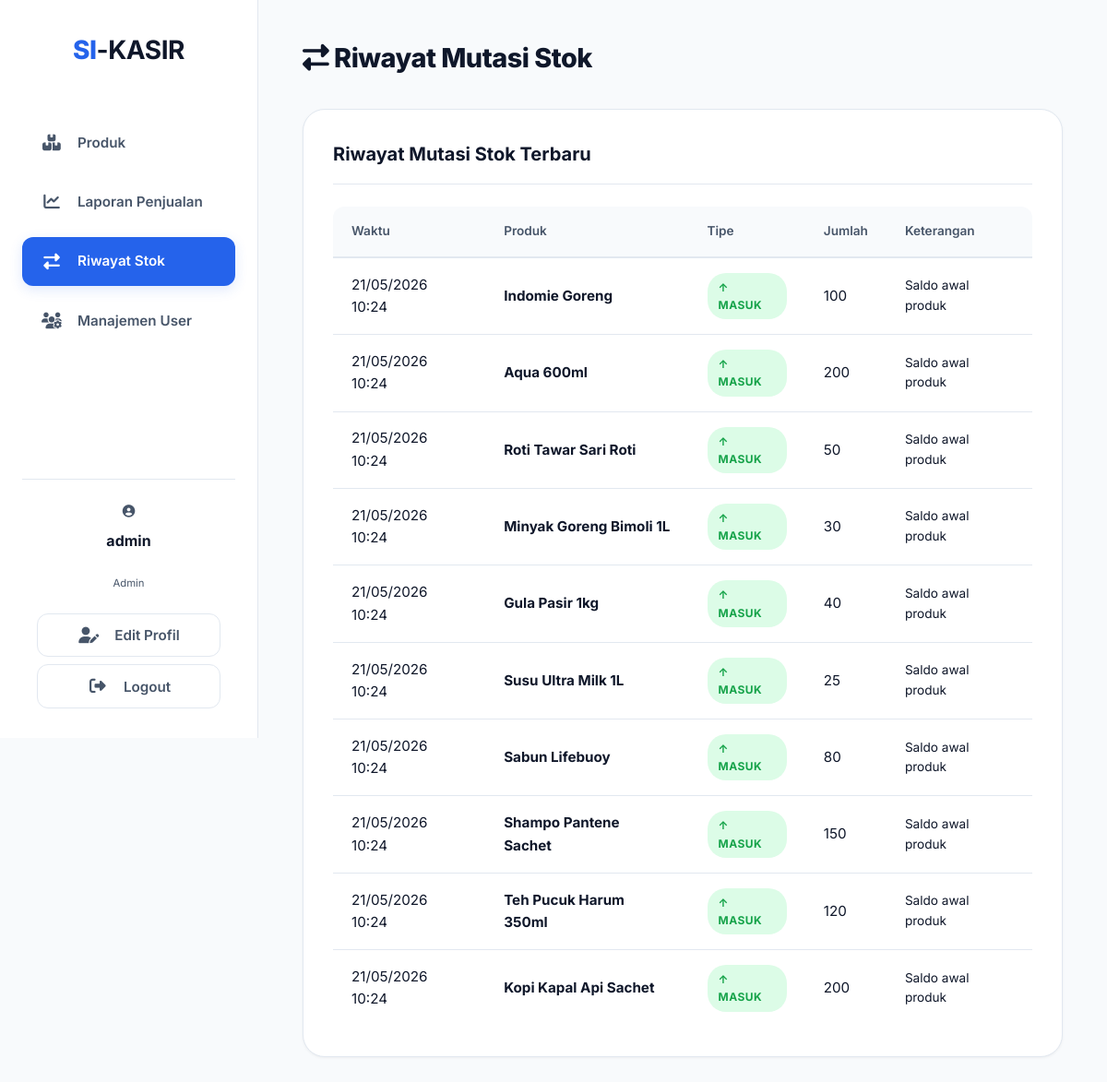
/modules/laporan/riwayat_stok.php (signed in), run on the app's committed database.
### tables this page shows
CREATE TABLE t_log_stok (
    id_log      INT                     NOT NULL AUTO_INCREMENT,
    id_produk   INT                     NOT NULL,
    jumlah      INT                     NOT NULL,
    tipe        ENUM('Masuk','Keluar')  NOT NULL,
    keterangan  VARCHAR(255),
    waktu_log   TIMESTAMP               NOT NULL DEFAULT CURRENT_TIMESTAMP,
    PRIMARY KEY (id_log),
    CONSTRAINT fk_log_produk
        FOREIGN KEY (id_produk) REFERENCES m_produk(id_produk)
        ON UPDATE CASCADE ON DELETE RESTRICT
);

CREATE TABLE m_produk (
    id_produk   INT             NOT NULL AUTO_INCREMENT,
    nama_produk VARCHAR(100)    NOT NULL,
    harga_jual  DECIMAL(10,2)   NOT NULL,
    stok        INT             NOT NULL DEFAULT 0,
    PRIMARY KEY (id_produk)
);

### modules/laporan/riwayat_stok.php (the view, shortened to what this page needs)
<?php
require_once __DIR__ . '/../../config/database.php';
$page = isset($_GET['page']) ? intval($_GET['page']) : 1;
$limit = 10;
$offset = ($page - 1) * $limit;
$stmt = $pdo->query("
    SELECT l.*, p.nama_produk
    FROM t_log_stok l
    INNER JOIN m_produk p ON l.id_produk = p.id_produk
    ORDER BY l.waktu_log DESC
    LIMIT $limit OFFSET $offset
");
$mutasiStok = $stmt->fetchAll();
require_once __DIR__ . '/../../includes/header.php';
?>
<h2 style="margin-bottom:24px;font-weight:800;"><i class="fas fa-exchange-alt"></i> Riwayat Mutasi Stok</h2>
<div class="card">
    <div class="card-header">Riwayat Mutasi Stok Terbaru</div>
    <table>
        <thead>
            <tr>
                <th>Waktu</th>
                <th>Produk</th>
                <th>Tipe</th>
                <th>Jumlah</th>
                <th>Keterangan</th>
            </tr>
        </thead>
        <tbody>
            <?php if (empty($mutasiStok)): ?>
                <tr>
                    <td colspan="5" style="text-align:center;color:var(--text-muted);padding:40px;">Belum ada data mutasi.
                    </td>
                </tr>
            <?php else:
                foreach ($mutasiStok as $m): ?>
                    <tr>
                        <td><?= date('d/m/Y H:i', strtotime($m['waktu_log'])) ?></td>
                        <td><strong><?= htmlspecialchars($m['nama_produk']) ?></strong></td>
                        <td>
                            <?php if ($m['tipe'] === 'Masuk'): ?>
                                <span class="badge badge-success">↑ Masuk</span>
                            <?php else: ?>
                                <span class="badge badge-danger">↓ Keluar</span>
                            <?php endif; ?>
                        </td>
                        <td><?= $m['jumlah'] ?></td>
                        <td style="color:var(--text-muted);font-size:0.85rem;"><?= htmlspecialchars($m['keterangan'] ?? '-') ?>
                        </td>
                    </tr>
                <?php endforeach; endif; ?>
        </tbody>
    </table>
</div>
<?php require_once __DIR__ . '/../../includes/footer.php'; ?>

### assets/css/style.css (style rules this page uses)
:root { --bg-primary: #F8FAFC; --bg-surface: #FFFFFF; --accent: #2563EB; --accent-hover: #1D4ED8; --accent-glow: rgba(37, 99, 235, 0.15); --success: #16A34A; --success-hover: #15803D; --danger: #DC2626; --danger-hover: #B91C1C; --warning: #F59E0B; --text-primary: #0F172A; --text-secondary: #475569; --border: #E2E8F0; --radius-sm: 8px; --radius-md: 12px; --radius-lg: 16px; --radius-xl: 24px; --shadow-sm: 0 1px 3px rgba(0,0,0,0.05); --shadow-md: 0 4px 6px -1px rgba(0,0,0,0.05), 0 2px 4px -1px rgba(0,0,0,0.03); --shadow-lg: 0 10px 25px -5px rgba(0,0,0,0.05), 0 8px 10px -6px rgba(0,0,0,0.02); --shadow-hover: 0 20px 25px -5px rgba(0,0,0,0.05), 0 10px 10px -5px rgba(0,0,0,0.02); }
* { margin:0; padding:0; box-sizing:border-box; }
body { font-family: 'Inter', sans-serif; background: var(--bg-primary); color: var(--text-primary); min-height: 100vh; line-height: 1.6; -webkit-font-smoothing: antialiased; }
.main-content > h2 { font-size: 1.8rem; color: var(--text-primary); letter-spacing: -0.5px; margin-bottom: 32px !important; }
.card { background: var(--bg-surface); border: 1px solid var(--border); border-radius: var(--radius-xl); padding: 32px; box-shadow: var(--shadow-sm); margin-bottom: 32px; transition: box-shadow 0.3s ease; }
.card-header { font-size: 1.25rem; font-weight: 700; margin-bottom: 24px; display: flex; align-items: center; justify-content: space-between; color: var(--text-primary); border-bottom: 1px solid var(--border); padding-bottom: 16px; }
table { width: 100%; border-collapse: separate; border-spacing: 0; }
thead th { text-align: left; padding: 16px 20px; font-size: 0.85rem; font-weight: 600; color: var(--text-secondary); border-bottom: 2px solid var(--border); background: var(--bg-primary); }
thead th:first-child { border-top-left-radius: var(--radius-md); }
thead th:last-child { border-top-right-radius: var(--radius-md); }
tbody td, tfoot td { padding: 16px 20px; border-bottom: 1px solid var(--border); font-size: 0.95rem; color: var(--text-primary); vertical-align: middle; }
tbody tr { transition: background 0.2s ease; }
tbody tr:last-child td, tfoot tr:last-child td { border-bottom: none; }
.badge { display: inline-flex; align-items: center; padding: 6px 12px; border-radius: 20px; font-size: 0.75rem; font-weight: 700; text-transform: uppercase; letter-spacing: 0.5px; }
.badge-success { background: #DCFCE7; color: var(--success); }

### data on the page
t_log_stok: waktu_log "21/05/2026 10:24", id_produk.nama_produk "Indomie Goreng", tipe "↑ MASUK", jumlah "100", keterangan "Saldo awal produk"
t_log_stok: waktu_log "21/05/2026 10:24", id_produk.nama_produk "Aqua 600ml", tipe "↑ MASUK", jumlah "200", keterangan "Saldo awal produk"
t_log_stok: waktu_log "21/05/2026 10:24", id_produk.nama_produk "Roti Tawar Sari Roti", tipe "↑ MASUK", jumlah "50", keterangan "Saldo awal produk"
t_log_stok: waktu_log "21/05/2026 10:24", id_produk.nama_produk "Minyak Goreng Bimoli 1L", tipe "↑ MASUK", jumlah "30", keterangan "Saldo awal produk"
t_log_stok: waktu_log "21/05/2026 10:24", id_produk.nama_produk "Gula Pasir 1kg", tipe "↑ MASUK", jumlah "40", keterangan "Saldo awal produk"
t_log_stok: waktu_log "21/05/2026 10:24", id_produk.nama_produk "Susu Ultra Milk 1L", tipe "↑ MASUK", jumlah "25", keterangan "Saldo awal produk"
t_log_stok: waktu_log "21/05/2026 10:24", id_produk.nama_produk "Sabun Lifebuoy", tipe "↑ MASUK", jumlah "80", keterangan "Saldo awal produk"
t_log_stok: waktu_log "21/05/2026 10:24", id_produk.nama_produk "Shampo Pantene Sachet", tipe "↑ MASUK", jumlah "150", keterangan "Saldo awal produk"
t_log_stok: waktu_log "21/05/2026 10:24", id_produk.nama_produk "Teh Pucuk Harum 350ml", tipe "↑ MASUK", jumlah "120", keterangan "Saldo awal produk"
t_log_stok: waktu_log "21/05/2026 10:24", id_produk.nama_produk "Kopi Kapal Api Sachet", tipe "↑ MASUK", jumlah "200", keterangan "Saldo awal produk"

### other printed values
$_SESSION['username'] "admin"
$_SESSION['role'] "Admin"
